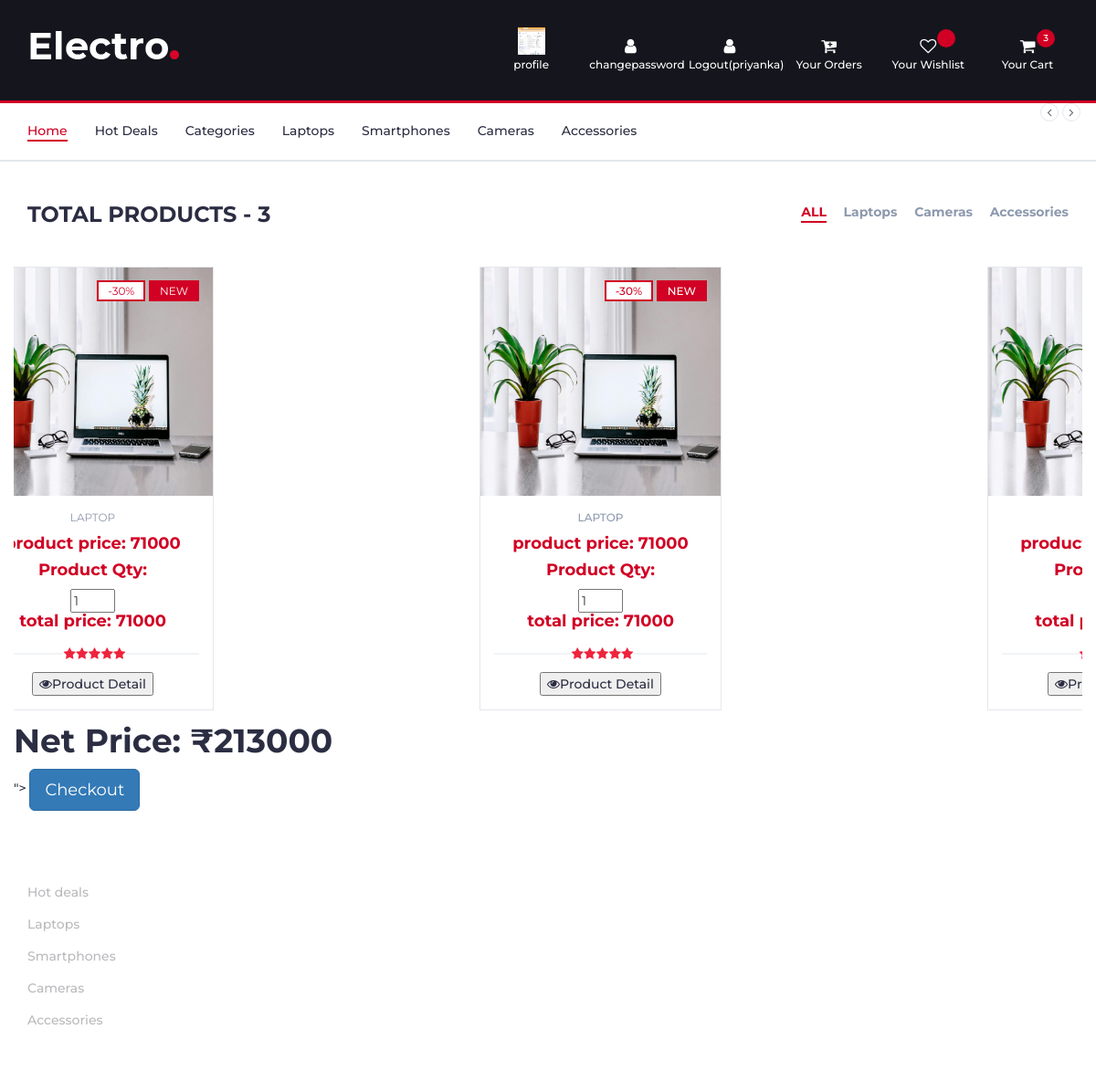
Page /cart/ (signed in) on the committed database.
### myapp/models.py (models this page shows, shortened)
class User(models.Model):
	fname=models.CharField(max_length=100)
	lname=models.CharField(max_length=100)
	email=models.EmailField(max_length=100)
	mobile=models.PositiveIntegerField(max_length=100)
	address=models.TextField(max_length=100)
	password=models.CharField(max_length=100)
	profile_pic=models.ImageField(upload_to="profile_pic/",default="")
	usertype=models.CharField(max_length=100,default="buyer")

class Cart(models.Model):
	user=models.ForeignKey(User,on_delete=models.CASCADE)
	product=models.ForeignKey(Product,on_delete=models.CASCADE)
	product_price=models.PositiveIntegerField()
	product_qty=models.PositiveIntegerField(default=1)
	total_price=models.PositiveIntegerField()
	payment_status=models.BooleanField(default=False)

class Product(models.Model):
	seller=models.ForeignKey(User,on_delete=models.CASCADE)
	choice1=(
		("Laptop","Laptop"),
		("Acsessories","Acsessories"),
		("camera","camera"),
	)
	product_category=models.CharField(max_length=100,choices=choice1)
	product_name=models.CharField(max_length=100)
	product_price=models.PositiveIntegerField()
	product_desc=models.TextField()
	product_image=models.ImageField(upload_to="product_image")

### myapp/views.py (the view)
# urls.py: path('cart/',views.cart,name='cart'),
def cart(request):
	net_price=0
	user=User.objects.get(email=request.session['email'])
	carts=Cart.objects.filter(user=user,payment_status=False)
	request.session['cart_count']=len(carts)
	for i in carts:
		net_price=net_price+i.total_price
	return render(request,'cart.html',{'carts':carts,'net_price':net_price})

### myapp/templates/cart.html (shortened to what this page needs)
{% extends 'header.html' %}
{% load static %}
{% block content %}
<!DOCTYPE html>
<html lang="en">
<head>
</head>
<body>
		<div class="section">
			<div class="container">
				<div class="row">
					<div class="col-md-12">
						<div class="section-title">
							{% if carts %}
							<h3 class="title">Total Products - {{carts.count}}</h3>
							{% else %}
							<h3 class="title">No Products in Cart</h3>
							{% endif %}
							<div class="section-nav">
								<ul class="section-tab-nav tab-nav">
									<li class="active"><a href="{% url 'seller-view-product'%}">ALL</a></li>
									<li><a href="{% url 'seller-view-laptop' %}">Laptops</a></li>
									<li><a href="{% url 'seller-view-camera' %}">Cameras</a></li>
									<li><a href="{% url 'seller-view-acsessories' %}">Accessories</a></li>
								</ul>
							</div>
						</div>
					</div>
					<div class="col-md-12">
						<div class="row">
							<div class="products-tabs">
								<div id="tab1" class="tab-pane active">
									<div class="products-slick" data-nav="#slick-nav-1">
										{% for i in carts %}
										<div class="product">
											<div class="product-img">
												<img src="{{i.product.product_image.url}}" alt="" width="250px" height="250px">
												<div class="product-label">
													<span class="sale">-30%</span>
													<span class="new">NEW</span>
												</div>
											</div>
											<div class="product-body">
												<p class="product-category">{{i.product.product_category}}</p>
												<h4 class="product-price"> product price: {{i.product_price}}</h4>
												<form method="post" action="{% url 'change-qty' %}">
													<h4 class="product-price">Product Qty:</h4>
													<input type="number" name="product_qty" value="{{i.product_qty}}" min="1" max="10" onchange="this.form.submit()">
												</form>
												<h4 class="product-price"> total price: {{i.total_price}}</h4>
												<div class="product-rating">
													<i class="fa fa-star"></i>
													<i class="fa fa-star"></i>
													<i class="fa fa-star"></i>
													<i class="fa fa-star"></i>
													<i class="fa fa-star"></i>
												</div>
												<div class="product-btns">
													<a href="{%url 'product-details' pk=i.product.pk %}"><button type="button" class="quick-view"><i class="fa fa-eye"></i><span class="tooltipp">Product Detail</span></button>
												</div>
											</div>
										</div>
										{% endfor%}
								</div>
							</div>
						</div>
					</div>
				</div>
				<h1>Net Price: ₹{{ net_price }}</h1>
<input type="hidden" id="csrf_token" value="{% csrf_token %}">
<button id="checkout-button" class="btn btn-lg btn-primary" type="button">Checkout</button>
	</body>
</html>
{% endblock %}

### myapp/templates/header.html (shortened to what this page needs)
{% load static %}
<!DOCTYPE html>
<html lang="en">
	<head>
		<link type="text/css" rel="stylesheet" href="{% static 'css/bootstrap.min.css' %}"/>
		<link type="text/css" rel="stylesheet" href="{% static 'css/slick.css' %}"/>
		<link type="text/css" rel="stylesheet" href="{% static 'css/slick-theme.css' %}"/>
		<link type="text/css" rel="stylesheet" href="{% static 'css/nouislider.min.css' %}"/>
		<link rel="stylesheet" href="{% static 'css/font-awesome.min.css' %}">
		<link type="text/css" rel="stylesheet" href="{% static 'css/style.css' %}"/>
    </head>
	<body>
		<header>
			<div id="header">
				<div class="container">
					<div class="row">
						<div class="col-md-3">
							<div class="header-logo">
								<a href="/" class="logo">
									<img src="{% static 'img/logo.png'%}" alt="">
								</a>
							</div>
						</div>
						<div class="col-md-9 clearfix">
							<div class="header-ctn">
								{% if request.session.email%}
								<div>
									<a href="{% url 'profile'%}">
										<i><img src="{{request.session.profile_pic}}" width="30px" height="30px"></i>
										<span>profile</span>
									</a>
								</div>
								<div>
									<a href="{% url 'change-password'%}">
										<i class="fa fa-user"></i>
										<span>changepassword</span>
									</a>
								</div>
								<div>
									<a href="{% url 'logout'%}">
										<i class="fa fa-user"></i>
										<span>Logout({{request.session.fname}})</span>
									</a>
								</div>
								{% endif %}
								<div>
									<a href="{% url 'myorder'%}">
										<i class="fa fa-cart-plus"></i>
										<span>Your Orders </span>
									</a>
								</div>
								<div>
									<a href="{% url 'wishlist'%}">
										<i class="fa fa-heart-o"></i>
										<span>Your Wishlist</span>
										<div class="qty">{{request.session.wishlist_count}}</div>
									</a>
								</div>
								<div class="dropdown">
									<a class="dropdown-toggle" data-toggle="dropdown" aria-expanded="true">
										<i class="fa fa-shopping-cart"></i>
										<span>Your Cart</span>
										<div class="qty">{{request.session.cart_count}}</div>
									</a>
								</div>
							</div>
						</div>
					</div>
				</div>
			</div>
		</header>
		<nav id="navigation">
			<div class="container">
				<div id="responsive-nav">
					<ul class="main-nav nav navbar-nav">
						<li class="active"><a href="/">Home</a></li>
						<li><a href="#">Hot Deals</a></li>
						<li><a href="#">Categories</a></li>
						<li><a href="#">Laptops</a></li>
						<li><a href="#">Smartphones</a></li>
						<li><a href="#">Cameras</a></li>
						<li><a href="#">Accessories</a></li>
					</ul>
				</div>
				<div id="slick-nav-1" class="products-slick-nav"></div>
			</div>
		</nav>
		{% block content %}
		{% endblock %}
		<footer id="footer">
						<div class="col-md-3 col-xs-6">
							<div class="footer">
								<h3 class="footer-title">Categories</h3>
								<ul class="footer-links">
									<li><a href="#">Hot deals</a></li>
									<li><a href="#">Laptops</a></li>
									<li><a href="#">Smartphones</a></li>
									<li><a href="#">Cameras</a></li>
									<li><a href="#">Accessories</a></li>
								</ul>
							</div>
						</div>
	</footer>
	</body>
</html>

### rows in the picture
User: session.fname "priyanka"
Cart: product.product_image (picture), product.product_category "LAPTOP", product_price "71000", product_qty "1", total_price "71000"
Cart: product.product_image (picture), product.product_category "LAPTOP", product_price "71000", product_qty "1", total_price "71000"
Cart: product.product_image (picture)

### other values in the picture
{{ request.session.cart_count }} "3"
{{ carts.count }} "3"
{{ net_price }} "213000"
